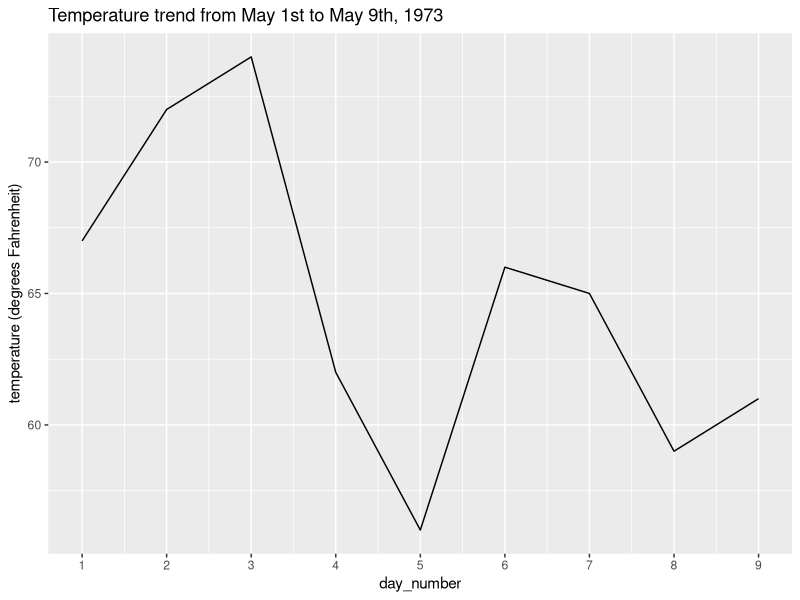

The R script that drew this image:
## ---- chunk 1

data(airquality);
library(ggplot2);

## ---- chunk 2
airquality$day_number <- seq(1,153);

p <- ggplot(airquality[seq(1,9),],aes(x=day_number,y=Temp)) + 
         geom_line() + 
         scale_x_continuous(breaks=seq(1,10)) + 
         ggtitle("Temperature trend from May 1st to May 9th, 1973") +
         ylab("temperature (degrees Fahrenheit)");

## ---- chunk 3
print(p);
